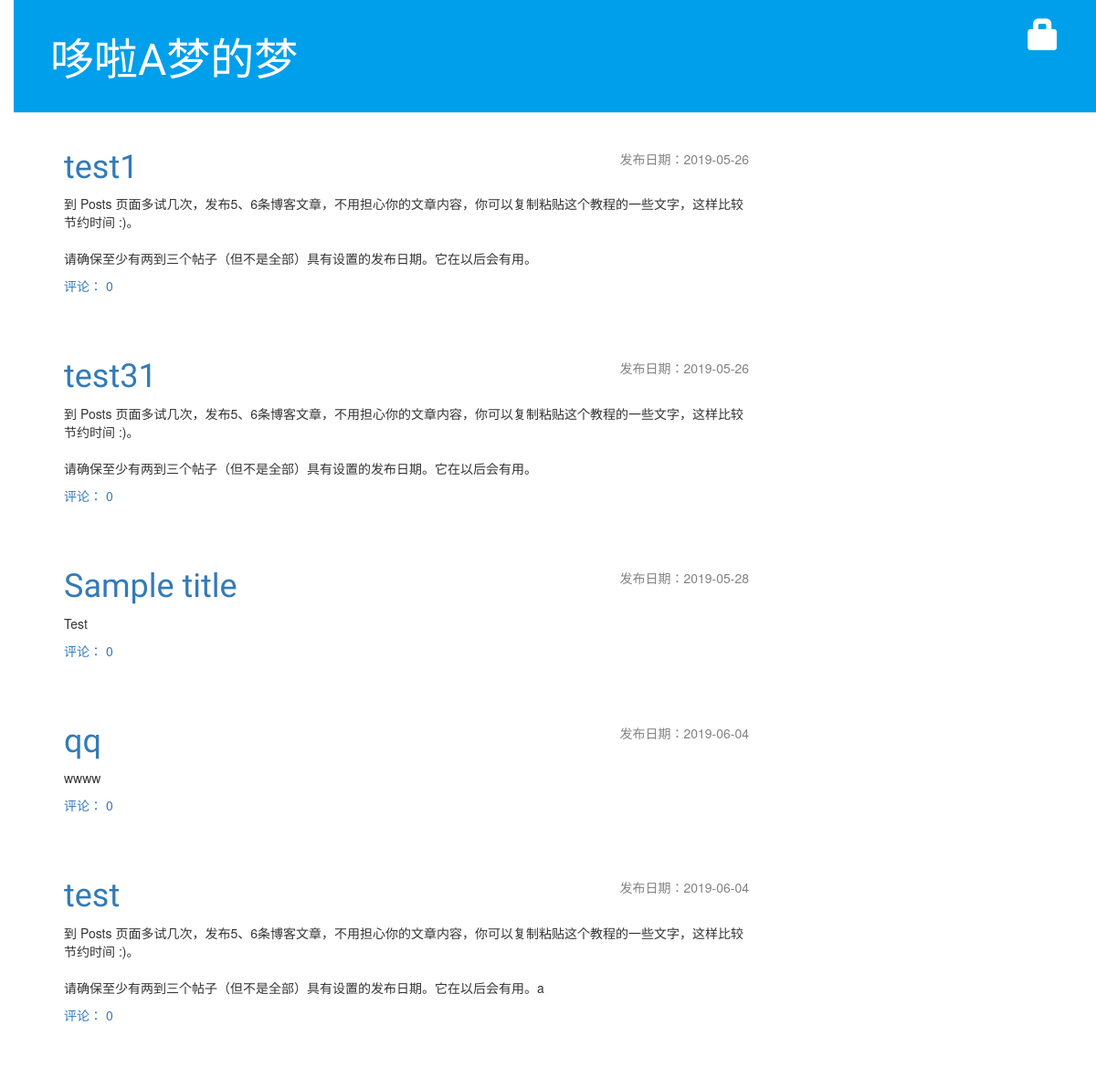
/, run on an earlier commit of the app's database.
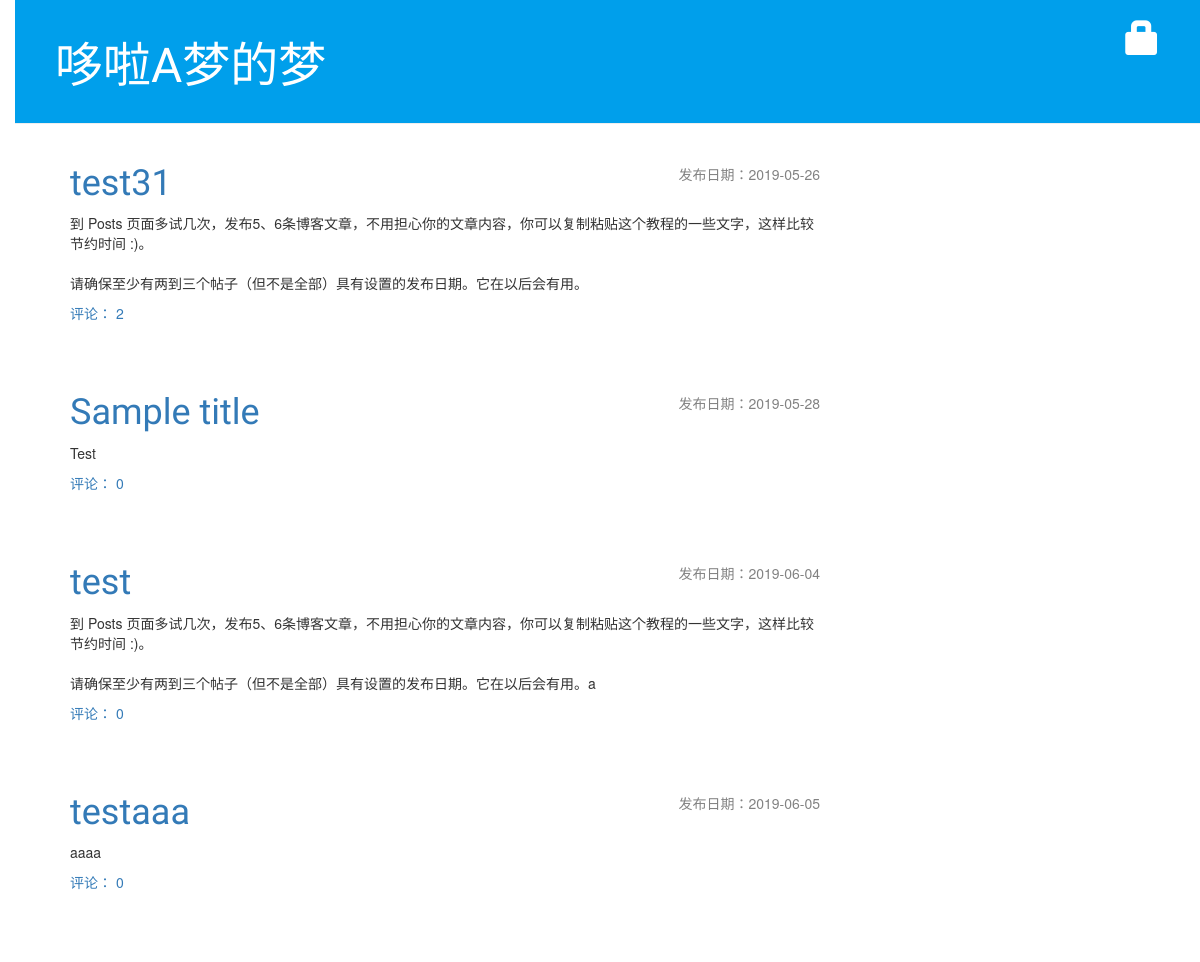
And on a later commit of the database.
### blog/models.py (models this page shows, shortened)
class Post(models.Model):
    author = models.ForeignKey('auth.User', on_delete=models.CASCADE)
    title = models.CharField(max_length=200)
    text = models.TextField()
    created_date = models.DateTimeField(
            default=timezone.now)
    published_date = models.DateTimeField(
            blank=True, null=True)
    def approved_comments(self):
        return self.comments.filter(approved_comment=True)

### blog/views.py (the view)
# urls.py: url(r'^$', views.post_list, name='post_list'),
def post_list(request):
	posts = Post.objects.filter(published_date__lte=timezone.now()).order_by('published_date')
	return render(request, 'blog/post_list.html', {'posts': posts})

### blog/templates/blog/post_list.html
{% extends 'blog/base.html' %}
{% block content %}
	{% for post in posts %}
		<div class="post">
			<div class="date">
				发布日期：{{ post.published_date|date:'Y-m-d' }}
			</div>
			<a href="{% url 'post_detail' pk=post.pk %}"><h1>{{ post.title }}</h1></a>
			<p>{{ post.text|linebreaksbr }}</p>
			<a href="{% url 'post_detail' pk=post.pk %}">评论： {{ post.approved_comments.count }}</a>
		</div>
	{% endfor %}
{% endblock %}

### blog/templates/blog/base.html (shortened to what this page needs)
{% load static %}
<html>
    <head>
        <link rel="stylesheet" href="//maxcdn.bootstrapcdn.com/bootstrap/3.2.0/css/bootstrap.min.css">
		<link rel="stylesheet" href="//maxcdn.bootstrapcdn.com/bootstrap/3.2.0/css/bootstrap-theme.min.css">
		<link rel="stylesheet" href="{% static 'css/blog.css' %}">
    </head>
    <body>
        <div class="page-header">
            {% if user.is_authenticated %}
                <a href="{% url 'post_new' %}" class="top-menu"><span class="glyphicon glyphicon-plus"></span></a>
                <a href="{% url 'post_draft_list' %}" class="top-menu"><span class="glyphicon glyphicon-edit"></span></a>
                <p class="top-menu">你好啊，{{ user.username }} <a style="color: white" href="{% url 'logout' %}"><small>(退出)</small></a></p>
            {% else %}
                <a href="{% url 'login' %}" class="top-menu"><span class="glyphicon glyphicon-lock"></span></a>
            {% endif %}
            <h1><a href="/">哆啦A梦的梦</a></h1>
        </div>
        <div class="content container">
            <div class="row">
                <div class="col-md-8">
                {% block content %}
                {% endblock %}
                </div>
            </div>
        </div>
    </body>
</html>

### blog/static/css/blog.css (style rules this page uses)
h1 a { color: #FCA205; font-family: 'Lobster'; }
body { padding-left: 15px; }
.page-header { background-color: #009feb; margin-top: 0; padding: 20px 20px 20px 40px; }
.page-header h1, .page-header h1 a, .page-header h1 a:visited, .page-header h1 a:active { color: #ffffff; font-size: 36pt; text-decoration: none; }
.content { margin-left: 40px; }
h1, h2, h3, h4, top-menu { font-family: 'Lobster', cursive; }
.date { float: right; color: #828282; }
.top-menu, .top-menu:hover, .top-menu:visited { color: #ffffff; float: right; font-size: 26pt; margin-right: 20px; }
.post { margin-bottom: 70px; }

What changed in the data, as far as the page shows it:
removed Post: published_date "2019-05-26", title "test1", text "到 Posts 页面多试几次，发布5、6条博客文章，不用担心你的文章内容，你可以复制粘贴这个教程的一些文字，这样比较节约时间 :)。 请确保至少有两到三个帖子（但不是全部）具有设置的发布日期。它在以后会有用。", approved_comments.count "0"
removed Post: published_date "2019-06-04", title "qq", text "wwww", approved_comments.count "0"
computed for Post "test31": approved_comments.count "0" → "2"
added Post: published_date "2019-06-05", title "testaaa", text "aaaa", approved_comments.count "0"
